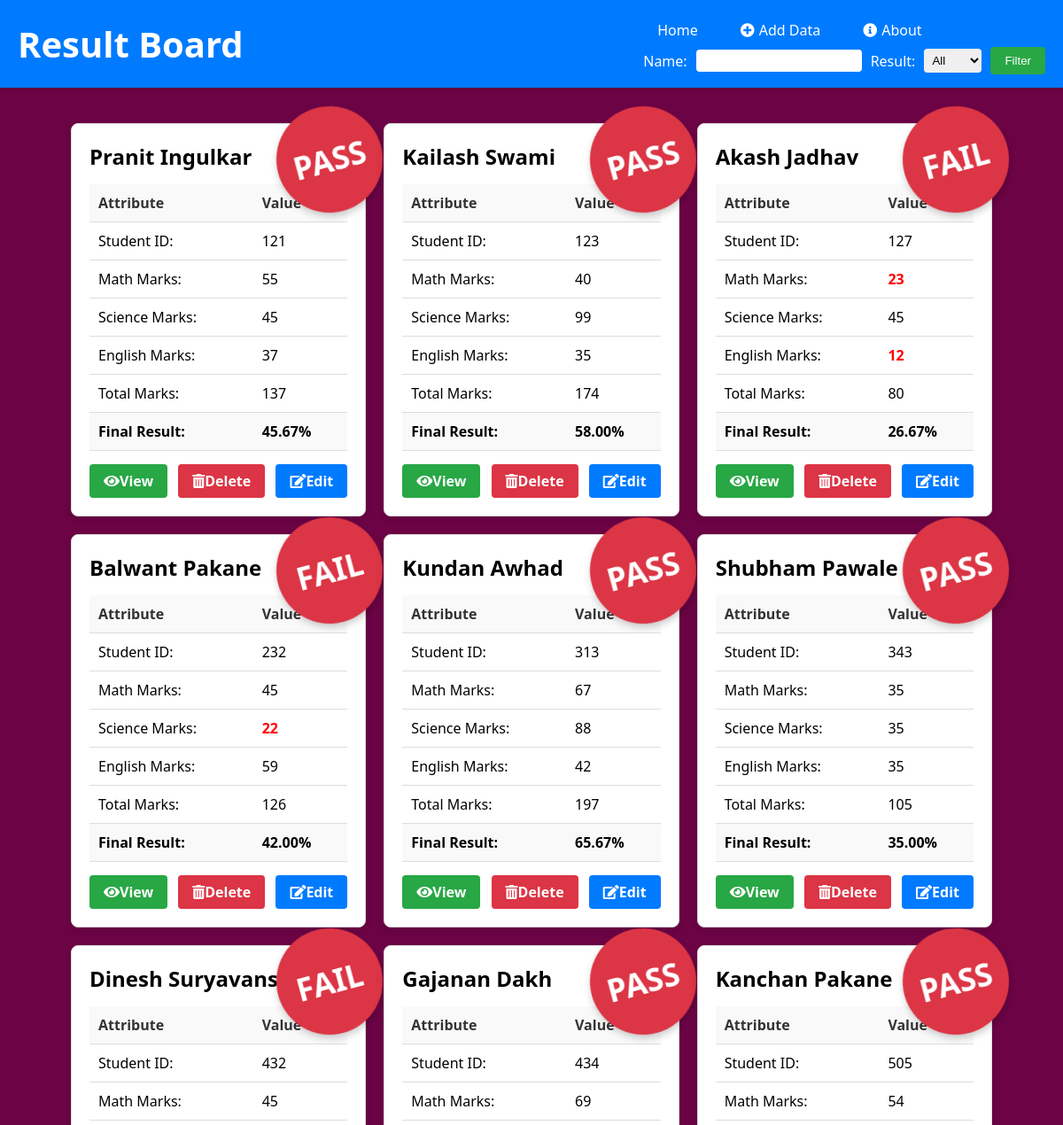
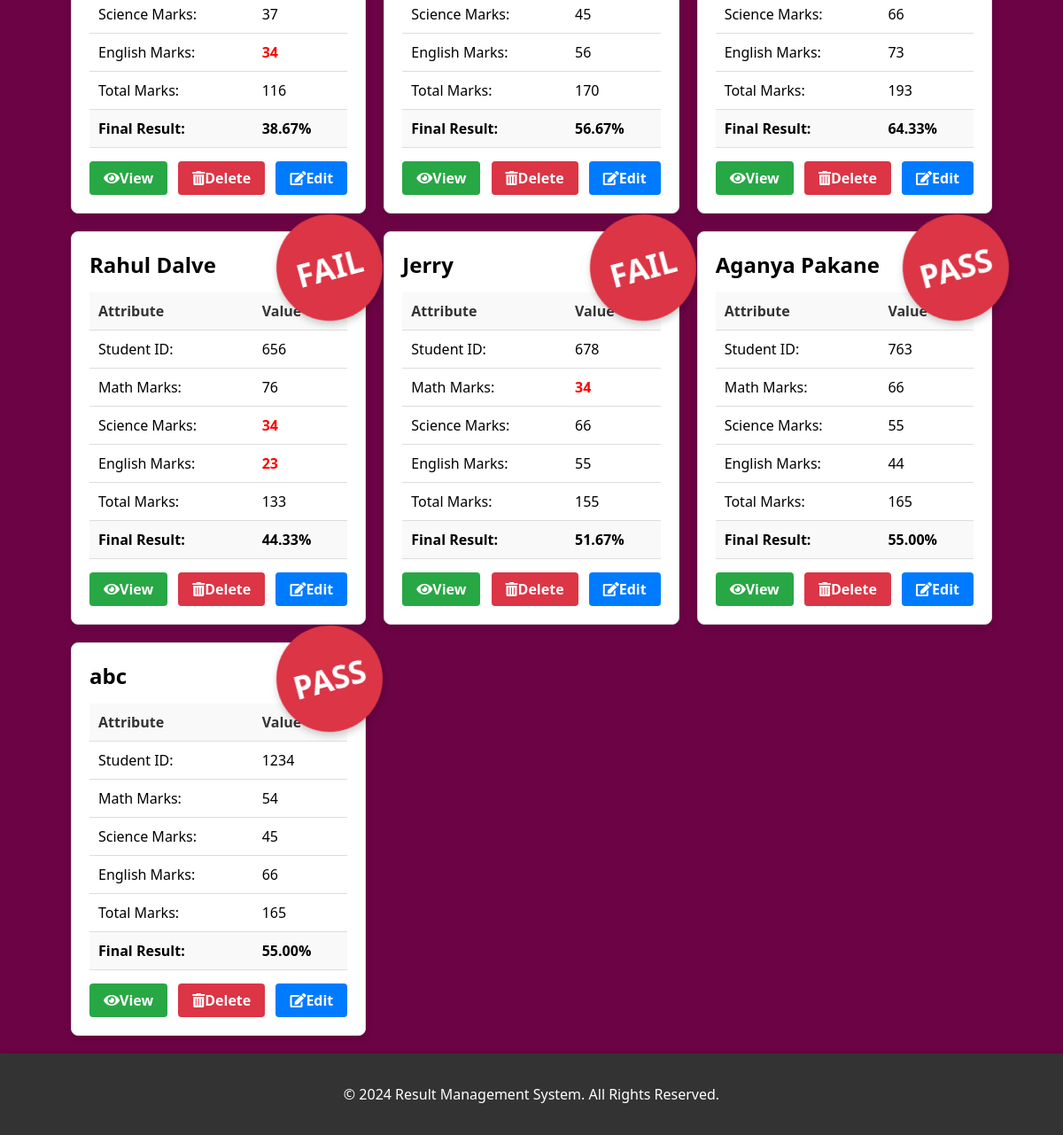
The page / on the database its author committed (2 pictures, top to bottom).
### home/models.py (models this page shows)
class Student(models.Model):
    student_id = models.AutoField(primary_key=True)
    student_name = models.CharField(max_length=100)
    math = models.IntegerField()
    science = models.IntegerField()
    english = models.IntegerField()
    total_marks = models.IntegerField(blank=True, null=True)
    result = models.CharField(max_length=10, blank=True, null=True)
    percentage = models.DecimalField(max_digits=5, decimal_places=2, default=0.00)  # Updated field

### home/views.py (the view)
# urls.py: path('', views.home_views, name='home'),
def home_views(request):
    students = Student.objects.all()
    name_query = request.GET.get('name', '')
    if name_query:
        students = students.filter(student_name__icontains=name_query)
    result_query = request.GET.get('result', '')
    if result_query in ['PASS', 'FAIL']:
        students = students.filter(result=result_query)
    return render(request, 'home.html', {'students': students, 'name_query': name_query, 'result_query': result_query})

### templates/home.html (shortened to what this page needs)
<!DOCTYPE html>
<html lang="en">
<head>
  <link rel="stylesheet" href="https://cdnjs.cloudflare.com/ajax/libs/font-awesome/5.15.4/css/all.min.css" />
</head>
<body>
  <header class="navbar">
    <a href="/" class="logo">Result Board</a>
    <nav>
      <ul>
        <li><a href="/">Home</a></li>
        <li><a href="{% url 'add' %}"><i class="fas fa-plus-circle"></i> Add Data</a></li>
        <li><a href="#" id="aboutBtn"><i class="fas fa-info-circle"></i> About</a></li>
      </ul>
      <form method="get" action="{% url 'home' %}">
 <label for="name">Name:</label>
        <input type="text" name="name" id="name" value="{{ name_query }}">
        <label for="result">Result:</label>
        <select name="result" id="result">
          <option value="">All</option>
        </select>
        <button type="submit">Filter</button>
      </form>
    </nav>
  </header>
  <main class="container">
    <section class="products">
      {% if students %}
      {% for student in students %}
      <article class="product">
        <div class="stamp">{{ student.result }}</div>
        <h2>{{ student.student_name }}</h2>
        <table>
          <tr>
            <th>Attribute</th>
            <th>Value</th>
          </tr>
          <tr>
            <td>Student ID:</td>
            <td>{{ student.student_id }}</td>
          </tr>
          <tr>
            <td>Math Marks:</td>
            <td {% if student.math < 35 %} class="highlight-red" {% endif %}>{{ student.math }}</td>
          </tr>
          <tr>
            <td>Science Marks:</td>
            <td {% if student.science < 35 %} class="highlight-red" {% endif %}>{{ student.science }}</td>
          </tr>
          <tr>
            <td>English Marks:</td>
            <td {% if student.english < 35 %} class="highlight-red" {% endif %}>{{ student.english }}</td>
          </tr>
          <tr>
            <td>Total Marks:</td>
            <td>{{ student.total_marks }}</td>
          </tr>
          <tr>
            <td style="background-color: #f9f9f9;"><b>Final Result:</b></td>
            <td style="background-color: #f9f9f9;"><b>{{ student.percentage|floatformat:2 }}%</b></td>
          </tr>
        </table>
        <div class="actions">
          <a href="/view/{{student.student_id}}" class="view-button"><i class="fas fa-eye"></i> View</a>
          <a href="/delete/{{student.student_id}}" class="delete-button"><i class="fas fa-trash-alt"></i> Delete</a>
          <a href="/edit/{{student.student_id}}" class="edit-button"><i class="fas fa-edit"></i> Edit</a>
        </div>
      </article>
      {% endfor %}
      {% else %}
      <marquee behavior="scroll" direction="left"><b style="color: #ff9f00; background-color: #fff;"> Data Not Found. </b></marquee>
      {% endif %}
    </section>
  </main>
  <footer class="footer">
    <div class="container">
      <p>&copy; 2024 Result Management System. All Rights Reserved.</p>
    </div>
  </footer>
</body>
</html>

### templates/home.html (style rules this page uses)
* { margin: 0; padding: 0; box-sizing: border-box; }
body { font-family: 'Segoe UI', Tahoma, Geneva, Verdana, sans-serif; background-color: #6C0345; margin: 0; padding: 0; perspective: 1000px; }
.container { width: 90%; max-width: 1200px; margin: 0 auto; padding: 20px; }
.navbar { background-color: #007bff; color: #fff; padding: 15px 0; display: flex; justify-content: space-between; align-items: center; position: sticky; top: 0; z-index: 1000; box-shadow: 0 2px 4px rgba(0, 0, 0, 0.1); }
.navbar .logo { font-size: 2.5rem; font-weight: bold; text-decoration: none; color: #fff; margin-left: 20px; }
.navbar nav ul { list-style: none; display: flex; margin: 0; }
.navbar nav ul li { margin-right: 1rem; }
.navbar nav ul li a { color: #fff; text-decoration: none; padding: 0.5rem 1rem; display: flex; align-items: center; transition: background-color 0.3s ease; }
.navbar nav ul li a i { margin-right: 5px; }
.navbar form { display: flex; align-items: center; margin-right: 20px; }
.navbar form label { color: #fff; margin-right: 10px; }
.navbar form input, .navbar form select { padding: 5px; border: none; border-radius: 4px; margin-right: 10px; }
.navbar form select { flex: 1; max-width: 150px; }
.navbar form button { background-color: #28a745; color: #fff; border: none; padding: 8px 16px; border-radius: 4px; cursor: pointer; transition: background-color 0.3s ease; }
.products { display: grid; grid-template-columns: repeat(auto-fit, minmax(300px, 1fr)); gap: 20px; margin-top: 20px; }
.product { background-color: #fff; border: 1px solid #ddd; padding: 20px; border-radius: 8px; transition: transform 0.3s, box-shadow 0.3s ease; box-shadow: 0 4px 8px rgba(0, 0, 0, 0.1); position: relative; transform-style: preserve-3d; }
.product h2 { font-size: 1.5rem; font-weight: bold; margin-bottom: 15px; }
.product table { width: 100%; margin-top: 10px; border-collapse: collapse; }
.product th, .product td { padding: 10px; text-align: left; border-bottom: 1px solid #ddd; }
.product th { background-color: #f9f9f9; color: #333; }
.product .actions { display: flex; justify-content: space-between; align-items: center; margin-top: 15px; }
.product .actions a { border: none; padding: 0.5rem 1rem; cursor: pointer; border-radius: 4px; transition: background-color 0.3s ease; text-decoration: none; display: inline-flex; align-items: center; color: #fff; font-weight: bold; }
.product .actions .view-button { background-color: #28a745; }
.product .actions .delete-button { background-color: #dc3545; }
.product .actions .edit-button { background-color: #007bff; }
.stamp { position: absolute; top: -20px; right: -20px; width: 120px; height: 120px; background-color: #dc3545; color: #fff; text-align: center; font-size: 2.2rem; font-weight: bold; line-height: 120px; transform: rotate(-15deg); border-radius: 50%; box-shadow: 0 4px 8px rgba(0, 0, 0, 0.2); z-index: 1; }
.footer { background-color: #333; color: #fff; text-align: center; padding: 15px 0; position: relative; bottom: 0; width: 100%; box-shadow: 0 -2px 4px rgba(0, 0, 0, 0.1); }
.highlight-red { color: red; font-weight: bold; }

### rows shown on the page
Student: result "PASS", student_name "Pranit Ingulkar", student_id "121", math "55", science "45", english "37", total_marks "137", percentage "45.67"
Student: result "PASS", student_name "Kailash Swami", student_id "123", math "40", science "99", english "35", total_marks "174", percentage "58.00"
Student: result "FAIL", student_name "Akash Jadhav", student_id "127", math "23", science "45", english "12", total_marks "80", percentage "26.67"
Student: result "FAIL", student_name "Balwant Pakane", student_id "232", math "45", science "22", english "59", total_marks "126", percentage "42.00"
Student: result "PASS", student_name "Kundan Awhad", student_id "313", math "67", science "88", english "42", total_marks "197", percentage "65.67"
Student: result "PASS", student_name "Shubham Pawale", student_id "343", math "35", science "35", english "35", total_marks "105", percentage "35.00"
Student: result "FAIL", student_name "Dinesh Suryavanshi", student_id "432", math "45", science "37", english "34", total_marks "116", percentage "38.67"
Student: result "PASS", student_name "Gajanan Dakh", student_id "434", math "69", science "45", english "56", total_marks "170", percentage "56.67"
Student: result "PASS", student_name "Kanchan Pakane", student_id "505", math "54", science "66", english "73", total_marks "193", percentage "64.33"
Student: result "FAIL", student_name "Rahul Dalve", student_id "656", math "76", science "34", english "23", total_marks "133", percentage "44.33"
Student: result "FAIL", student_name "Jerry", student_id "678", math "34", science "66", english "55", total_marks "155", percentage "51.67"
Student: result "PASS", student_name "Aganya Pakane", student_id "763", math "66", science "55", english "44", total_marks "165", percentage "55.00"
Student: result "PASS", student_name "abc", student_id "1234", math "54", science "45", english "66", total_marks "165", percentage "55.00"
